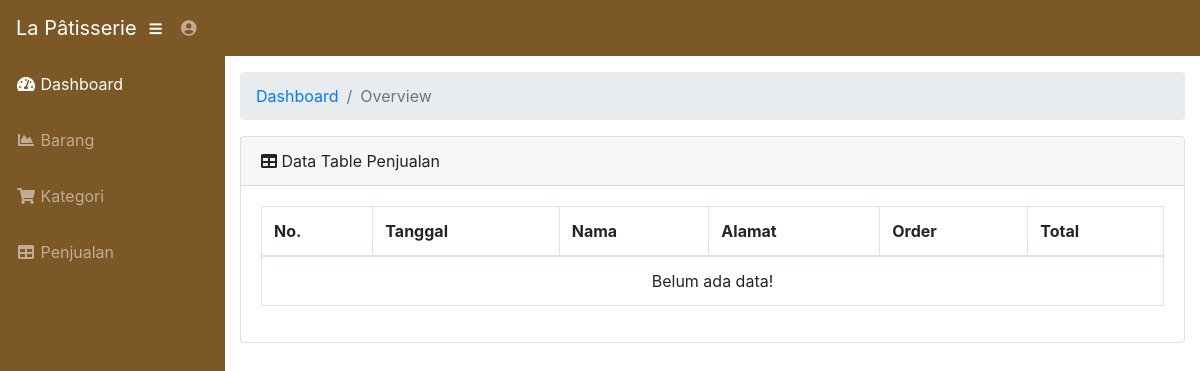
Before: /admin/index.php (signed in) with the older database file.
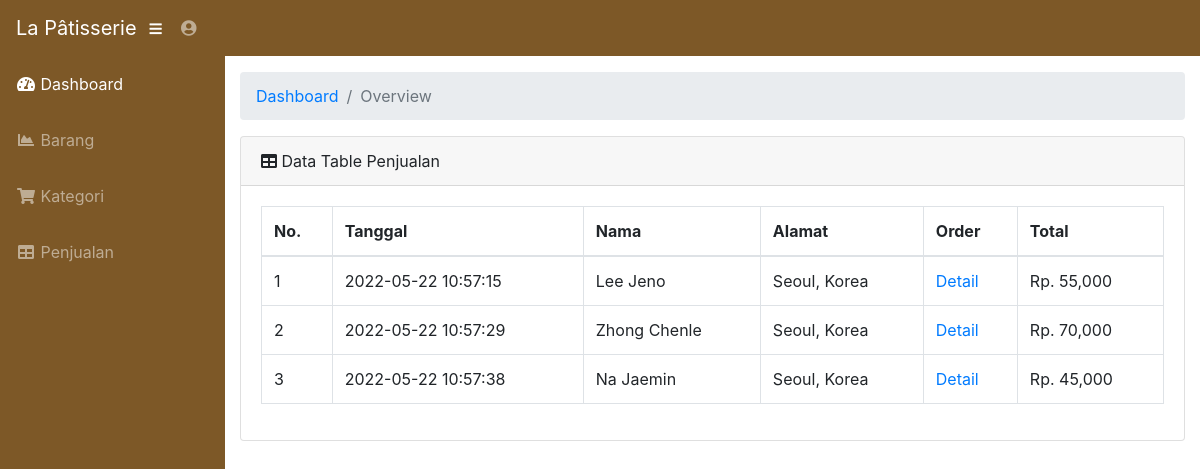
After: the same page with the newer database file.
### tables this page shows
CREATE TABLE `transaksi` (
  `id_transaksi` int(6) NOT NULL,
  `total_transaksi` int(10) NOT NULL,
  `tgl_transaksi` timestamp NOT NULL DEFAULT current_timestamp() ON UPDATE current_timestamp(),
  `norek_buyer` bigint(20) NOT NULL,
  `namarek_buyer` varchar(50) NOT NULL,
  `bank_buyer` varchar(50) NOT NULL,
  `id_buyer` int(6) NOT NULL,
  `nama_buyer` varchar(50) NOT NULL,
  `alamat_buyer` text NOT NULL,
  `telp_buyer` bigint(20) NOT NULL,
  `order` varchar(2555) DEFAULT NULL
);

### admin/index.php (the view, shortened to what this page needs)
<?php
    require "includes/header.php";
?>
            <div class="container-fluid">
<ol class="breadcrumb">
    <li class="breadcrumb-item">
        <a href="#">Dashboard</a>
    </li>
    <li class="breadcrumb-item active">Overview</li>
</ol>
<div class="card mb-3">
    <div class="card-header">
        <i class="fas fa-table"></i> Data Table Penjualan</div>
    <div class="card-body">
        <div class="table-responsive">
            <table class="table table-bordered" id="dataTable" width="100%" cellspacing="0">
                <thead>
                    <tr>
                        <th>No.</th>
                        <th>Tanggal</th>
                        <th>Nama</th>
                        <th>Alamat</th>
                        <th>Order</th>
                        <th>Total</th>
                    </tr>
                </thead>
                <tbody>
                    <?php
                        $query = mysqli_query($connect, "SELECT * FROM transaksi ");
                        $data = mysqli_fetch_assoc($query);
                        if(mysqli_num_rows($query) > 0)
                        {
                            $no = 1;
                            do
                            {
                                ?>
                                    <tr>
                                        <td><?=$no++;?></td>
                                        <td><?=$data['tgl_transaksi'];?></td>
                                        <td><?=$data['nama_buyer'];?></td>
                                        <td><?=$data['alamat_buyer'];?></td>
                                        <td><a href="detail_order2.php?id_transaksi=<?=$data['id_transaksi']?>">Detail</a></td>
                                        <td>Rp. <?=number_format($data['total_transaksi'])?></td>
                                    </tr>
                                <?php
                            }while($data = mysqli_fetch_assoc($query));
                        }
                        else
                        {
                            echo "<tr><td colspan='7'><center>Belum ada data!</center></td></tr>";
                        }
                    ?>
                </tbody>
            </table>
        </div>
    </div>
</div>
</div>
</div>
</div>
</body>
</html>

Changed rows visible on the page:
added transaksi: tgl_transaksi "2022-05-22 10:57:15", nama_buyer "Lee Jeno", alamat_buyer "Seoul, Korea", total_transaksi "55,000"
added transaksi: tgl_transaksi "2022-05-22 10:57:29", nama_buyer "Zhong Chenle", alamat_buyer "Seoul, Korea", total_transaksi "70,000"
added transaksi: tgl_transaksi "2022-05-22 10:57:38", nama_buyer "Na Jaemin", alamat_buyer "Seoul, Korea", total_transaksi "45,000"
Other visible differences:
text no longer shown: "Belum ada data!"
